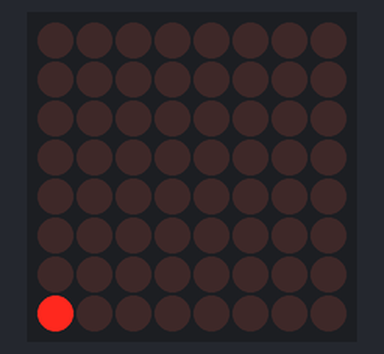
Bench run of a sketch on a simulated Arduino Uno, built with avr-gcc and run on an emulated ATmega328P. Shown: 8×8 LED matrix.

Above: at 0.16 s.
At 39.28 s:
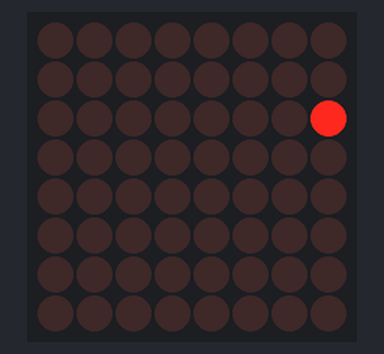

The sketch:

Loop_Animation.ino
```cpp
/*
    Treemo Animation Test

    Pin 12 is connected to DataIn
    Pin 11 is connected to CLK
    Pin 10 is connected to LOAD
*/

#include "LedControl.h"

LedControl lc = LedControl(7, 5, 6, 1);


void setup() {
  lc.shutdown(0, false); // Wake up MAX7219
  lc.setIntensity(0, 4); // Set brightness
  lc.clearDisplay(0);
}

void loop() {

  if (true) {

    byte a[8] = {B00000000, B00000000, B00000000, B00000000, B00000000, B00000000, B00000000, B10000000};

    lc.setRow(0, 0, a[0]);
    lc.setRow(0, 1, a[1]);
    lc.setRow(0, 2, a[2]);
    lc.setRow(0, 3, a[3]);
    lc.setRow(0, 4, a[4]);
    lc.setRow(0, 5, a[5]);
    lc.setRow(0, 6, a[6]);
    lc.setRow(0, 7, a[7]);

    delay(20);

    byte b[8] = {B00000000, B00000000, B00000000, B00000000, B00000000, B00000000, B10000000, B00000000};

    lc.setRow(0, 0, b[0]);
    lc.setRow(0, 1, b[1]);
    lc.setRow(0, 2, b[2]);
    lc.setRow(0, 3, b[3]);
    lc.setRow(0, 4, b[4]);
    lc.setRow(0, 5, b[5]);
    lc.setRow(0, 6, b[6]);
    lc.setRow(0, 7, b[7]);

    delay(20);

    byte c[8] = {B00000000, B00000000, B00000000, B00000000, B00000000, B10000000, B00000000, B00000000};

    lc.setRow(0, 0, c[0]);
    lc.setRow(0, 1, c[1]);
    lc.setRow(0, 2, c[2]);
    lc.setRow(0, 3, c[3]);
    lc.setRow(0, 4, c[4]);
    lc.setRow(0, 5, c[5]);
    lc.setRow(0, 6, c[6]);
    lc.setRow(0, 7, c[7]);

    delay(20);

    byte d[8] = {B00000000, B00000000, B00000000, B00000000, B10000000, B00000000, B00000000, B00000000};

    lc.setRow(0, 0, d[0]);
    lc.setRow(0, 1, d[1]);
    lc.setRow(0, 2, d[2]);
    lc.setRow(0, 3, d[3]);
    lc.setRow(0, 4, d[4]);
    lc.setRow(0, 5, d[5]);
    lc.setRow(0, 6, d[6]);
    lc.setRow(0, 7, d[7]);

    delay(20);

    byte e[8] = {B00000000, B00000000, B00000000, B10000000, B00000000, B00000000, B00000000, B00000000};

    lc.setRow(0, 0, e[0]);
    lc.setRow(0, 1, e[1]);
    lc.setRow(0, 2, e[2]);
    lc.setRow(0, 3, e[3]);
    lc.setRow(0, 4, e[4]);
    lc.setRow(0, 5, e[5]);
    lc.setRow(0, 6, e[6]);
    lc.setRow(0, 7, e[7]);

    delay(20);

    byte f[8] = {B00000000, B00000000, B10000000, B00000000, B00000000, B00000000, B00000000, B00000000};

    lc.setRow(0, 0, f[0]);
    lc.setRow(0, 1, f[1]);
    lc.setRow(0, 2, f[2]);
    lc.setRow(0, 3, f[3]);
    lc.setRow(0, 4, f[4]);
    lc.setRow(0, 5, f[5]);
    lc.setRow(0, 6, f[6]);
    lc.setRow(0, 7, f[7]);

    delay(20);

    byte g[8] = {B00000000, B10000000, B00000000, B00000000, B00000000, B00000000, B00000000, B00000000};

    lc.setRow(0, 0, g[0]);
    lc.setRow(0, 1, g[1]);
    lc.setRow(0, 2, g[2]);
    lc.setRow(0, 3, g[3]);
    lc.setRow(0, 4, g[4]);
    lc.setRow(0, 5, g[5]);
    lc.setRow(0, 6, g[6]);
    lc.setRow(0, 7, g[7]);

    delay(20);

    byte h[8] = {B10000000, B00000000, B00000000, B00000000, B00000000, B00000000, B00000000, B00000000};

    lc.setRow(0, 0, h[0]);
    lc.setRow(0, 1, h[1]);
    lc.setRow(0, 2, h[2]);
    lc.setRow(0, 3, h[3]);
    lc.setRow(0, 4, h[4]);
    lc.setRow(0, 5, h[5]);
    lc.setRow(0, 6, h[6]);
    lc.setRow(0, 7, h[7]);

    delay(20);

    byte i[8] = {B01000000, B00000000, B00000000, B00000000, B00000000, B00000000, B00000000, B00000000};

    lc.setRow(0, 0, i[0]);
    lc.setRow(0, 1, i[1]);
    lc.setRow(0, 2, i[2]);
    lc.setRow(0, 3, i[3]);
    lc.setRow(0, 4, i[4]);
    lc.setRow(0, 5, i[5]);
    lc.setRow(0, 6, i[6]);
    lc.setRow(0, 7, i[7]);

    delay(20);

    byte j[8] = {B00100000, B00000000, B00000000, B00000000, B00000000, B00000000, B00000000, B00000000};

    lc.setRow(0, 0, j[0]);
    lc.setRow(0, 1, j[1]);
    lc.setRow(0, 2, j[2]);
    lc.setRow(0, 3, j[3]);
    lc.setRow(0, 4, j[4]);
    lc.setRow(0, 5, j[5]);
    lc.setRow(0, 6, j[6]);
    lc.setRow(0, 7, j[7]);

    delay(20);

    byte k[8] = {B00010000, B00000000, B00000000, B00000000, B00000000, B00000000, B00000000, B00000000};

    lc.setRow(0, 0, k[0]);
    lc.setRow(0, 1, k[1]);
    lc.setRow(0, 2, k[2]);
    lc.setRow(0, 3, k[3]);
    lc.setRow(0, 4, k[4]);
    lc.setRow(0, 5, k[5]);
    lc.setRow(0, 6, k[6]);
    lc.setRow(0, 7, k[7]);

    delay(20);

    byte l[8] = {B00001000, B00000000, B00000000, B00000000, B00000000, B00000000, B00000000, B00000000};

    lc.setRow(0, 0, l[0]);
    lc.setRow(0, 1, l[1]);
    lc.setRow(0, 2, l[2]);
    lc.setRow(0, 3, l[3]);
    lc.setRow(0, 4, l[4]);
    lc.setRow(0, 5, l[5]);
    lc.setRow(0, 6, l[6]);
    lc.setRow(0, 7, l[7]);

    delay(20);

    byte m[8] = {B00000100, B00000000, B00000000, B00000000, B00000000, B00000000, B00000000, B00000000};

    lc.setRow(0, 0, m[0]);
    lc.setRow(0, 1, m[1]);
    lc.setRow(0, 2, m[2]);
    lc.setRow(0, 3, m[3]);
    lc.setRow(0, 4, m[4]);
    lc.setRow(0, 5, m[5]);
    lc.setRow(0, 6, m[6]);
    lc.setRow(0, 7, m[7]);

    delay(20);

    byte n[8] = {B00000010, B00000000, B00000000, B00000000, B00000000, B00000000, B00000000, B00000000};

    lc.setRow(0, 0, n[0]);
    lc.setRow(0, 1, n[1]);
    lc.setRow(0, 2, n[2]);
    lc.setRow(0, 3, n[3]);
    lc.setRow(0, 4, n[4]);
    lc.setRow(0, 5, n[5]);
    lc.setRow(0, 6, n[6]);
    lc.setRow(0, 7, n[7]);

    delay(20);

    byte o[8] = {B00000001, B00000000, B00000000, B00000000, B00000000, B00000000, B00000000, B00000000};

    lc.setRow(0, 0, o[0]);
    lc.setRow(0, 1, o[1]);
    lc.setRow(0, 2, o[2]);
    lc.setRow(0, 3, o[3]);
    lc.setRow(0, 4, o[4]);
    lc.setRow(0, 5, o[5]);
    lc.setRow(0, 6, o[6]);
    lc.setRow(0, 7, o[7]);

    delay(20);

    byte p[8] = {B00000000, B00000001, B00000000, B00000000, B00000000, B00000000, B00000000, B00000000};

    lc.setRow(0, 0, p[0]);
    lc.setRow(0, 1, p[1]);
    lc.setRow(0, 2, p[2]);
    lc.setRow(0, 3, p[3]);
    lc.setRow(0, 4, p[4]);
    lc.setRow(0, 5, p[5]);
    lc.setRow(0, 6, p[6]);
    lc.setRow(0, 7, p[7]);

    delay(20);

    byte q[8] = {B00000000, B00000000, B00000001, B00000000, B00000000, B00000000, B00000000, B00000000};

    lc.setRow(0, 0, q[0]);
    lc.setRow(0, 1, q[1]);
    lc.setRow(0, 2, q[2]);
    lc.setRow(0, 3, q[3]);
    lc.setRow(0, 4, q[4]);
    lc.setRow(0, 5, q[5]);
    lc.setRow(0, 6, q[6]);
    lc.setRow(0, 7, q[7]);

    delay(20);

    byte r[8] = {B00000000, B00000000, B00000000, B00000001, B00000000, B00000000, B00000000, B00000000};

    lc.setRow(0, 0, r[0]);
    lc.setRow(0, 1, r[1]);
    lc.setRow(0, 2, r[2]);
    lc.setRow(0, 3, r[3]);
    lc.setRow(0, 4, r[4]);
    lc.setRow(0, 5, r[5]);
    lc.setRow(0, 6, r[6]);
    lc.setRow(0, 7, r[7]);

    delay(20);

    byte s[8] = {B00000000, B00000000, B00000000, B00000000, B00000001, B00000000, B00000000, B00000000};

    lc.setRow(0, 0, s[0]);
    lc.setRow(0, 1, s[1]);
    lc.setRow(0, 2, s[2]);
    lc.setRow(0, 3, s[3]);
    lc.setRow(0, 4, s[4]);
    lc.setRow(0, 5, s[5]);
    lc.setRow(0, 6, s[6]);
    lc.setRow(0, 7, s[7]);

    delay(20);

    byte t[8] = {B00000000, B00000000, B00000000, B00000000, B00000000, B00000001, B00000000, B00000000};

    lc.setRow(0, 0, t[0]);
    lc.setRow(0, 1, t[1]);
    lc.setRow(0, 2, t[2]);
    lc.setRow(0, 3, t[3]);
    lc.setRow(0, 4, t[4]);
    lc.setRow(0, 5, t[5]);
    lc.setRow(0, 6, t[6]);
    lc.setRow(0, 7, t[7]);

    delay(20);

    byte u[8] = {B00000000, B00000000, B00000000, B00000000, B00000000, B00000000, B00000001, B00000000};

    lc.setRow(0, 0, u[0]);
    lc.setRow(0, 1, u[1]);
    lc.setRow(0, 2, u[2]);
    lc.setRow(0, 3, u[3]);
    lc.setRow(0, 4, u[4]);
    lc.setRow(0, 5, u[5]);
    lc.setRow(0, 6, u[6]);
    lc.setRow(0, 7, u[7]);

    delay(20);

    byte v[8] = {B00000000, B00000000, B00000000, B00000000, B00000000, B00000000, B00000000, B00000001};

    lc.setRow(0, 0, v[0]);
    lc.setRow(0, 1, v[1]);
    lc.setRow(0, 2, v[2]);
    lc.setRow(0, 3, v[3]);
    lc.setRow(0, 4, v[4]);
    lc.setRow(0, 5, v[5]);
    lc.setRow(0, 6, v[6]);
    lc.setRow(0, 7, v[7]);

    delay(20);

    byte w[8] = {B00000000, B00000000, B00000000, B00000000, B00000000, B00000000, B00000000, B00000010};

    lc.setRow(0, 0, w[0]);
    lc.setRow(0, 1, w[1]);
    lc.setRow(0, 2, w[2]);
    lc.setRow(0, 3, w[3]);
    lc.setRow(0, 4, w[4]);
    lc.setRow(0, 5, w[5]);
    lc.setRow(0, 6, w[6]);
    lc.setRow(0, 7, w[7]);

    delay(20);

    byte x[8] = {B00000000, B00000000, B00000000, B00000000, B00000000, B00000000, B00000000, B00000100};

    lc.setRow(0, 0, x[0]);
    lc.setRow(0, 1, x[1]);
    lc.setRow(0, 2, x[2]);
    lc.setRow(0, 3, x[3]);
    lc.setRow(0, 4, x[4]);
    lc.setRow(0, 5, x[5]);
    lc.setRow(0, 6, x[6]);
    lc.setRow(0, 7, x[7]);

    delay(20);

    byte y[8] = {B00000000, B00000000, B00000000, B00000000, B00000000, B00000000, B00000000, B00001000};

    lc.setRow(0, 0, y[0]);
    lc.setRow(0, 1, y[1]);
    lc.setRow(0, 2, y[2]);
    lc.setRow(0, 3, y[3]);
    lc.setRow(0, 4, y[4]);
    lc.setRow(0, 5, y[5]);
    lc.setRow(0, 6, y[6]);
    lc.setRow(0, 7, y[7]);

    delay(20);

    byte z[8] = {B00000000, B00000000, B00000000, B00000000, B00000000, B00000000, B00000000, B00010000};

    lc.setRow(0, 0, z[0]);
    lc.setRow(0, 1, z[1]);
    lc.setRow(0, 2, z[2]);
    lc.setRow(0, 3, z[3]);
    lc.setRow(0, 4, z[4]);
    lc.setRow(0, 5, z[5]);
    lc.setRow(0, 6, z[6]);
    lc.setRow(0, 7, z[7]);

    delay(20);

    byte aa[8] = {B00000000, B00000000, B00000000, B00000000, B00000000, B00000000, B00000000, B00100000};

    lc.setRow(0, 0, aa[0]);
    lc.setRow(0, 1, aa[1]);
    lc.setRow(0, 2, aa[2]);
    lc.setRow(0, 3, aa[3]);
    lc.setRow(0, 4, aa[4]);
    lc.setRow(0, 5, aa[5]);
    lc.setRow(0, 6, aa[6]);
    lc.setRow(0, 7, aa[7]);

    delay(20);

    byte bb[8] = {B00000000, B00000000, B00000000, B00000000, B00000000, B00000000, B00000000, B01000000};

    lc.setRow(0, 0, bb[0]);
    lc.setRow(0, 1, bb[1]);
    lc.setRow(0, 2, bb[2]);
    lc.setRow(0, 3, bb[3]);
    lc.setRow(0, 4, bb[4]);
    lc.setRow(0, 5, bb[5]);
    lc.setRow(0, 6, bb[6]);
    lc.setRow(0, 7, bb[7]);

    delay(20);

    byte cc[8] = {B00000000, B00000000, B00000000, B00000000, B00000000, B00000000, B00000000, B10000000};

    lc.setRow(0, 0, cc[0]);
    lc.setRow(0, 1, cc[1]);
    lc.setRow(0, 2, cc[2]);
    lc.setRow(0, 3, cc[3]);
    lc.setRow(0, 4, cc[4]);
    lc.setRow(0, 5, cc[5]);
    lc.setRow(0, 6, cc[6]);
    lc.setRow(0, 7, cc[7]);

    delay(20);
  }
}
```
